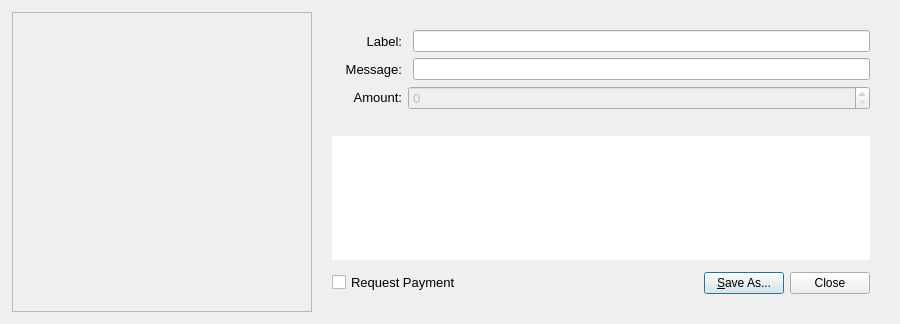
<?xml version="1.0" encoding="UTF-8"?>
<ui version="4.0">
 <class>QRCodeDialog</class>
 <widget class="QDialog" name="QRCodeDialog">
  <property name="geometry">
   <rect>
    <x>0</x>
    <y>0</y>
    <width>900</width>
    <height>324</height>
   </rect>
  </property>
  <property name="minimumSize">
   <size>
    <width>900</width>
    <height>324</height>
   </size>
  </property>
  <property name="maximumSize">
   <size>
    <width>900</width>
    <height>16777215</height>
   </size>
  </property>
  <property name="windowTitle">
   <string>QR Code Dialog</string>
  </property>
  <layout class="QHBoxLayout" name="horizontalLayout_6">
   <property name="spacing">
    <number>20</number>
   </property>
   <property name="leftMargin">
    <number>12</number>
   </property>
   <property name="topMargin">
    <number>0</number>
   </property>
   <property name="rightMargin">
    <number>30</number>
   </property>
   <property name="bottomMargin">
    <number>0</number>
   </property>
   <item>
    <widget class="QLabel" name="lblQRCode">
     <property name="minimumSize">
      <size>
       <width>300</width>
       <height>300</height>
      </size>
     </property>
     <property name="maximumSize">
      <size>
       <width>300</width>
       <height>300</height>
      </size>
     </property>
     <property name="frameShape">
      <enum>QFrame::StyledPanel</enum>
     </property>
     <property name="textFormat">
      <enum>Qt::PlainText</enum>
     </property>
     <property name="alignment">
      <set>Qt::AlignCenter</set>
     </property>
     <property name="wordWrap">
      <bool>true</bool>
     </property>
    </widget>
   </item>
   <item>
    <widget class="QWidget" name="widget" native="true">
     <layout class="QVBoxLayout" name="verticalLayout">
      <property name="leftMargin">
       <number>0</number>
      </property>
      <property name="topMargin">
       <number>30</number>
      </property>
      <property name="rightMargin">
       <number>0</number>
      </property>
      <property name="bottomMargin">
       <number>30</number>
      </property>
      <item>
       <layout class="QHBoxLayout" name="horizontalLayout_3">
        <property name="spacing">
         <number>11</number>
        </property>
        <item>
         <widget class="QLabel" name="lblLabel">
          <property name="minimumSize">
           <size>
            <width>70</width>
            <height>0</height>
           </size>
          </property>
          <property name="font">
           <font>
            <pointsize>10</pointsize>
           </font>
          </property>
          <property name="text">
           <string>Label:</string>
          </property>
          <property name="textFormat">
           <enum>Qt::PlainText</enum>
          </property>
          <property name="alignment">
           <set>Qt::AlignRight|Qt::AlignTrailing|Qt::AlignVCenter</set>
          </property>
          <property name="buddy">
           <cstring>lnLabel</cstring>
          </property>
         </widget>
        </item>
        <item>
         <widget class="QLineEdit" name="lnLabel">
          <property name="minimumSize">
           <size>
            <width>0</width>
            <height>22</height>
           </size>
          </property>
          <property name="font">
           <font>
            <pointsize>10</pointsize>
           </font>
          </property>
         </widget>
        </item>
       </layout>
      </item>
      <item>
       <layout class="QHBoxLayout" name="horizontalLayout_4">
        <property name="spacing">
         <number>11</number>
        </property>
        <item>
         <widget class="QLabel" name="lblMessage">
          <property name="minimumSize">
           <size>
            <width>70</width>
            <height>0</height>
           </size>
          </property>
          <property name="font">
           <font>
            <pointsize>10</pointsize>
           </font>
          </property>
          <property name="text">
           <string>Message:</string>
          </property>
          <property name="textFormat">
           <enum>Qt::PlainText</enum>
          </property>
          <property name="alignment">
           <set>Qt::AlignRight|Qt::AlignTrailing|Qt::AlignVCenter</set>
          </property>
          <property name="buddy">
           <cstring>lnMessage</cstring>
          </property>
         </widget>
        </item>
        <item>
         <widget class="QLineEdit" name="lnMessage">
          <property name="minimumSize">
           <size>
            <width>0</width>
            <height>22</height>
           </size>
          </property>
          <property name="font">
           <font>
            <pointsize>10</pointsize>
           </font>
          </property>
         </widget>
        </item>
       </layout>
      </item>
      <item>
       <layout class="QHBoxLayout" name="horizontalLayout_2">
        <property name="leftMargin">
         <number>0</number>
        </property>
        <property name="topMargin">
         <number>0</number>
        </property>
        <property name="rightMargin">
         <number>0</number>
        </property>
        <property name="bottomMargin">
         <number>0</number>
        </property>
        <item>
         <widget class="QLabel" name="lblAmount">
          <property name="sizePolicy">
           <sizepolicy hsizetype="Preferred" vsizetype="Maximum">
            <horstretch>0</horstretch>
            <verstretch>0</verstretch>
           </sizepolicy>
          </property>
          <property name="minimumSize">
           <size>
            <width>70</width>
            <height>0</height>
           </size>
          </property>
          <property name="font">
           <font>
            <pointsize>10</pointsize>
           </font>
          </property>
          <property name="text">
           <string>Amount:</string>
          </property>
          <property name="textFormat">
           <enum>Qt::PlainText</enum>
          </property>
          <property name="alignment">
           <set>Qt::AlignRight|Qt::AlignTrailing|Qt::AlignVCenter</set>
          </property>
          <property name="buddy">
           <cstring>lnReqAmount</cstring>
          </property>
         </widget>
        </item>
        <item>
         <widget class="BitcoinAmountField" name="lnReqAmount">
          <property name="enabled">
           <bool>false</bool>
          </property>
          <property name="sizePolicy">
           <sizepolicy hsizetype="Expanding" vsizetype="Fixed">
            <horstretch>0</horstretch>
            <verstretch>0</verstretch>
           </sizepolicy>
          </property>
          <property name="font">
           <font>
            <pointsize>10</pointsize>
           </font>
          </property>
         </widget>
        </item>
       </layout>
      </item>
      <item>
       <spacer name="verticalSpacer_2">
        <property name="orientation">
         <enum>Qt::Vertical</enum>
        </property>
        <property name="sizeType">
         <enum>QSizePolicy::Fixed</enum>
        </property>
        <property name="sizeHint" stdset="0">
         <size>
          <width>20</width>
          <height>20</height>
         </size>
        </property>
       </spacer>
      </item>
      <item>
       <widget class="QPlainTextEdit" name="outUri">
        <property name="sizePolicy">
         <sizepolicy hsizetype="Expanding" vsizetype="Expanding">
          <horstretch>0</horstretch>
          <verstretch>0</verstretch>
         </sizepolicy>
        </property>
        <property name="font">
         <font>
          <pointsize>10</pointsize>
         </font>
        </property>
        <property name="frameShape">
         <enum>QFrame::NoFrame</enum>
        </property>
        <property name="tabChangesFocus">
         <bool>true</bool>
        </property>
        <property name="textInteractionFlags">
         <set>Qt::TextSelectableByMouse</set>
        </property>
       </widget>
      </item>
      <item>
       <widget class="QFrame" name="frame_4">
        <layout class="QVBoxLayout" name="verticalLayout_5">
         <property name="leftMargin">
          <number>0</number>
         </property>
         <property name="topMargin">
          <number>0</number>
         </property>
         <property name="rightMargin">
          <number>0</number>
         </property>
         <property name="bottomMargin">
          <number>0</number>
         </property>
        </layout>
       </widget>
      </item>
      <item>
       <spacer name="verticalSpacer">
        <property name="orientation">
         <enum>Qt::Vertical</enum>
        </property>
        <property name="sizeHint" stdset="0">
         <size>
          <width>20</width>
          <height>40</height>
         </size>
        </property>
       </spacer>
      </item>
      <item>
       <layout class="QHBoxLayout" name="horizontalLayout">
        <item>
         <widget class="QCheckBox" name="chkReqPayment">
          <property name="enabled">
           <bool>true</bool>
          </property>
          <property name="font">
           <font>
            <pointsize>10</pointsize>
           </font>
          </property>
          <property name="text">
           <string>Request Payment</string>
          </property>
         </widget>
        </item>
        <item>
         <spacer name="horizontalSpacer">
          <property name="orientation">
           <enum>Qt::Horizontal</enum>
          </property>
          <property name="sizeHint" stdset="0">
           <size>
            <width>40</width>
            <height>20</height>
           </size>
          </property>
         </spacer>
        </item>
        <item>
         <widget class="QPushButton" name="btnSaveAs">
          <property name="text">
           <string>&amp;Save As...</string>
          </property>
         </widget>
        </item>
        <item>
         <widget class="QPushButton" name="pushButton">
          <property name="text">
           <string>Close</string>
          </property>
         </widget>
        </item>
       </layout>
      </item>
     </layout>
    </widget>
   </item>
  </layout>
 </widget>
 <customwidgets>
  <customwidget>
   <class>BitcoinAmountField</class>
   <extends>QSpinBox</extends>
   <header>bitcoinamountfield.h</header>
   <container>1</container>
  </customwidget>
 </customwidgets>
 <resources/>
 <connections>
  <connection>
   <sender>chkReqPayment</sender>
   <signal>clicked(bool)</signal>
   <receiver>lnReqAmount</receiver>
   <slot>setEnabled(bool)</slot>
   <hints>
    <hint type="sourcelabel">
     <x>449</x>
     <y>146</y>
    </hint>
    <hint type="destinationlabel">
     <x>883</x>
     <y>148</y>
    </hint>
   </hints>
  </connection>
 </connections>
</ui>
